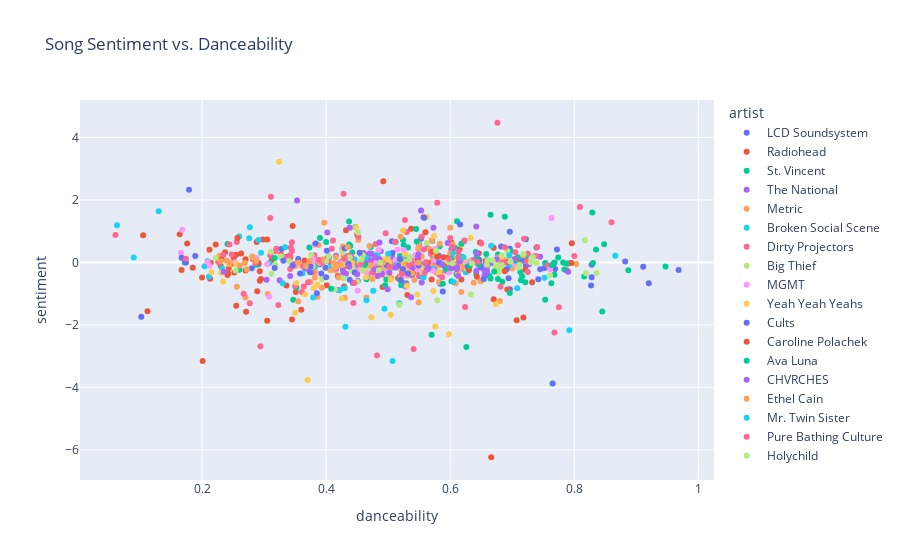

The code cell stored with this chart in its notebook:
### Code cell
px.scatter(SONG_LIB, x='danceability', y='sentiment', color='artist', title='Song Sentiment vs. Danceability', hover_data='title')
